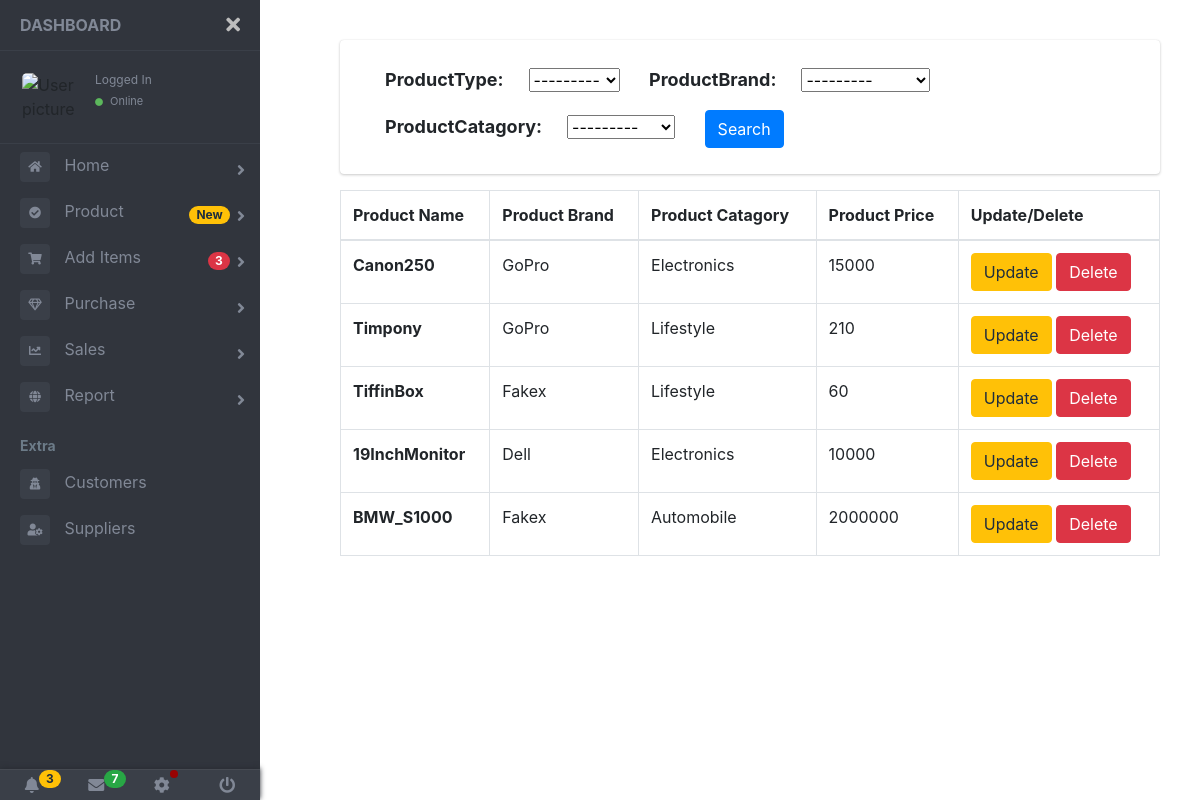
The page /product_list (signed in) on the database its author committed.
### posapp/models.py (models this page shows, shortened)
class Products(models.Model):
    PRODUCT_TYPE_CHOICES = (
        ('Standard','Standard'),
        ('Normal','Normal')
    )
    productType = models.CharField(max_length=100,choices = PRODUCT_TYPE_CHOICES)
    productName = models.CharField(max_length=50)
    productCode = models.CharField(max_length=50)
    productBrand = models.ForeignKey(Brands,on_delete=models.CASCADE,default = 1)
    productCatagory = models.ForeignKey(Catagory,on_delete=models.CASCADE,default = 1)
    productCost = models.IntegerField()

class Brands(models.Model):
    brandName = models.CharField(max_length=50)
    def __str__(self):
        return self.brandName

class Catagory(models.Model):
    catagoryName = models.CharField(max_length=50)
    def __str__(self):
        return self.catagoryName

### posapp/views.py (the view)
# urls.py: path('product_list',views.product_list,name='product_list'),
@login_required(login_url='login')
def product_list(request):
    my_product_list = Products.objects.all()
    myfilter = OrderFilter(request.GET, queryset = my_product_list)
    my_product_list = myfilter.qs
    return render(request,'product_list.html',{'Products':my_product_list,'Filters':myfilter})

### templates/product_list.html
{% extends 'base.html' %}
{% load crispy_forms_tags %}
{% block content %}
<div class="row">
    <div class="col myfilter">
      <div class="card card-body">
        <form method='GET'>
        {{Filters.form}}
        <button class ='btn btn-primary' type='submit'>Search</button>
        </form>
      </div>
    </div>
</div>
<table class="table table-bordered table-hover">
  <thead>
    <tr>
      <th scope="col">Product Name</th>
      <th scope="col">Product Brand</th>
      <th scope="col">Product Catagory</th>
      <th scope="col">Product Price</th>
      <th scope="col">Update/Delete</th>
    </tr>
  </thead>
  <tbody>
  {% for product in Products %}
    <tr>
      <th scope="row">{{product.productName}}</th>
      <td>{{product.productBrand}}</td>
      <td>{{product.productCatagory}}</td>
      <td>{{product.productCost}}</td>
      <td>
        <a class="btn btn-warning" href="{% url 'update_product' product.id %}">Update</a>
        <a class="btn btn-danger" href="{% url 'delete_product' product.id %}">Delete</a>
      </td>
    </tr>
    {% endfor %}
  </tbody>
</table>
{% endblock %}

### static/css/style.css (style rules this page uses)
body { font-size: 0.9rem; }
.myfilter label { padding: 6px 25px; font-size: 18px; }
.myfilter .btn { margin-left: 25px; }
html, body { margin: 0; padding: 0; min-height: 100%; }
.btn { text-align: center; vertical-align: middle; padding: .67em .67em; cursor: pointer; }
.btn-primary { color: white; background-color: #56CCF2; border: none; border-radius: .3em; font-weight: bold; }

### rows shown on the page
Products: productName "Canon250", productBrand "GoPro", productCatagory "Electronics", productCost "15000"
Products: productName "Timpony", productBrand "GoPro", productCatagory "Lifestyle", productCost "210"
Products: productName "TiffinBox", productBrand "Fakex", productCatagory "Lifestyle", productCost "60"
Products: productName "19InchMonitor", productBrand "Dell", productCatagory "Electronics", productCost "10000"
Products: productName "BMW_S1000", productBrand "Fakex", productCatagory "Automobile", productCost "2000000"
